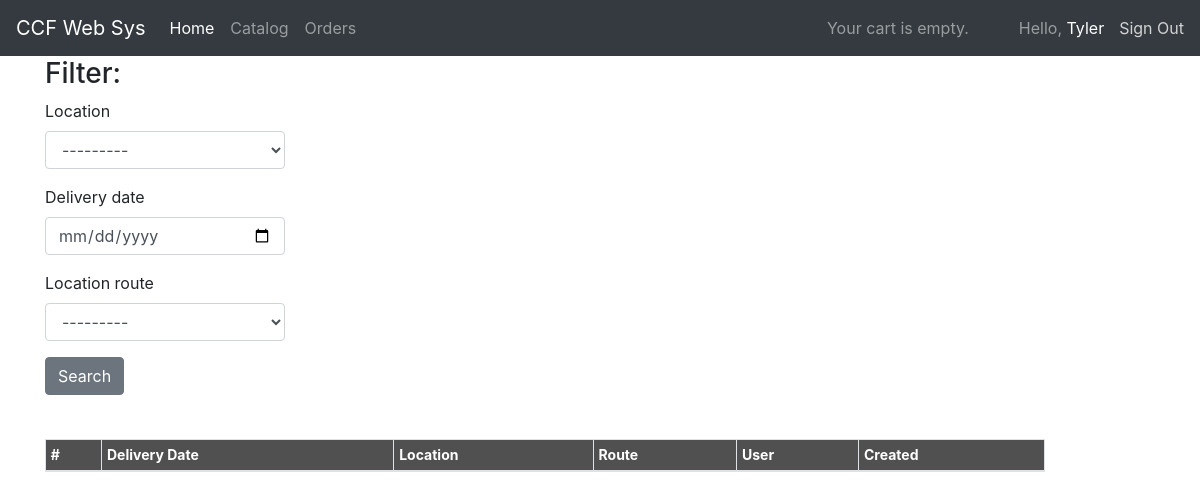
The page /orders/orders/ (signed in) on the database as committed earlier.
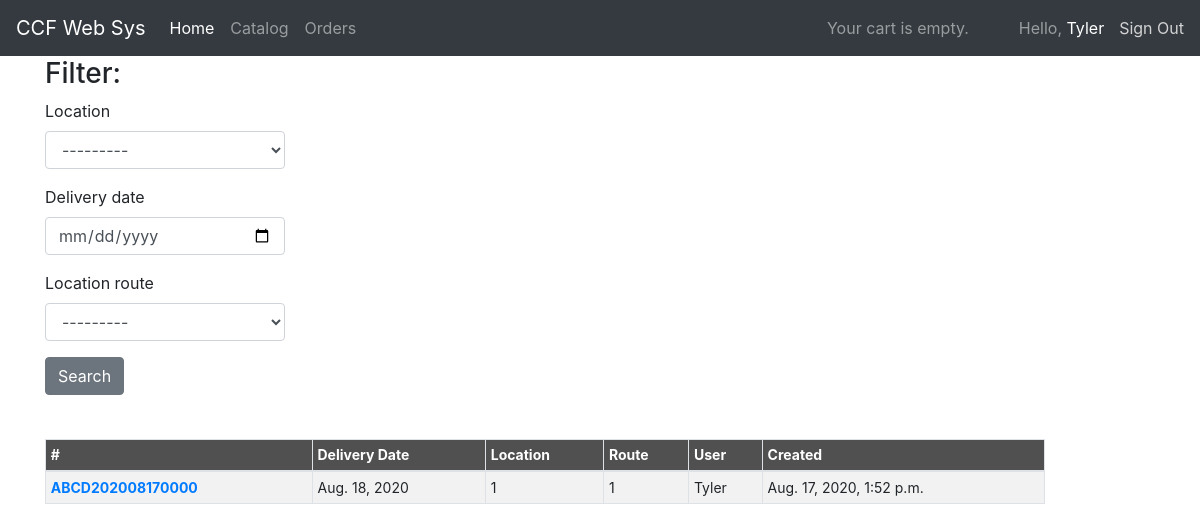
The same page on the database as committed later.
### orders/models.py (models this page shows, shortened)
class Order(models.Model):
    user = models.ForeignKey(settings.AUTH_USER_MODEL, on_delete=models.CASCADE)
    order_id = models.CharField(max_length=20, default=increment_order_id, null=True, blank=True, editable=False)
    location = models.ForeignKey(Location, on_delete=models.CASCADE)
    route = models.ForeignKey(Route, on_delete=models.DO_NOTHING, null=True, blank=True)
    delivery_date = models.DateField()
    created = models.DateTimeField(auto_now_add=True)
    updated = models.DateTimeField(auto_now=True)
    paid = models.BooleanField(default=False)
    discount = models.DecimalField(max_digits=10, decimal_places=2, default=0.00)
    class Meta:
        ordering = ('-delivery_date',)

class Location(models.Model):
    name = models.CharField(max_length=100)
    company = models.ForeignKey(Company, on_delete=models.CASCADE)
    store_Number = models.CharField(max_length=10, blank=True, null=True)
    contact_name = models.CharField(max_length=50, blank=True, null=True)
    contact_number = PhoneField(blank=True, null=True)
    route = models.ForeignKey(Route, on_delete=models.DO_NOTHING)
    address = models.ForeignKey(Address, on_delete=models.CASCADE)
    def __str__(self):
        return f"{self.name}"

class Route(models.Model):
    name = models.CharField(max_length=100)
    def __str__(self):
        return self.name

### orders/views.py (the view)
# urls.py: path('orders/', OrderListView.as_view(), name='order_list'),
@method_decorator(login_required(login_url='account_login'), name='dispatch')
class OrderListView(ListFilteredMixin, ListView):
    model = Order
    template_name = 'orders/order/list.html'
    filter_set = OrderFilter
    queryset = Order.objects.all()
    def get_queryset(self):
        if self.request.user.is_staff:
            return super().get_queryset().all()
        return super().get_queryset().filter(user=self.request.user)

### cart/cart.py (called while the page is built)
    def __len__(self):
        return sum(item['quantity'] for item in self.cart.values())

### cart/context_processors.py (called while the page is built)
def cart(request):
    return {'cart': Cart(request)}

### orders/list.py (called while the page is built)
    def get_filter_set(self):
        if self.filter_set:
            return self.filter_set
        else:
            raise ImproperlyConfigured(
                "ListFilterMixin requires either a definition of "
                "'filter_set' or an implementation of 'get_filter()'")

    def get_filter_set_kwargs(self):
        return {
            'data': self.request.GET,
            'queryset': self.get_base_queryset(),
        }

    def get_base_queryset(self):
        return super(ListFilteredMixin, self).get_queryset()

    def get_constructed_filter(self):
        if getattr(self, 'constructed_filter', None):
            return self.constructed_filter
        else:
            f = self.get_filter_set()(**self.get_filter_set_kwargs())
            self.constructed_filter = f
            return f

    def get_queryset(self):
        return self.get_constructed_filter().qs

### templates/orders/order/list.html (shortened to what this page needs)
{% extends 'base.html' %}
{% load crispy_forms_tags %}
{% block content %}
<div class="container align-self-center">
    <div class="form-group">
        <h3>Filter:</h3>
        <form method="get">
            {{ filter.form|crispy }}
        <button class="btn btn-secondary" type="submit">Search</button>
        </form>
        <br/>
    </div>
    <div class="table-wrapper-scroll-y my-custom-scrollbar" style="margin-top: 20px">
    <table id="dtHorizontalVerticalExample" class="table table-striped table-bordered table-sm " cellspacing="0"
  width="100%">
          <thead>
            <tr>
              <th scope="col">#</th>
              <th scope="col">Delivery Date</th>
              <th scope="col">Location</th>
              <th scope="col">Route</th>
              <th scope="col">User</th>
              <th scope="col">Created</th>
            </tr>
          </thead>
          <tbody>
          {% for order in object_list %}
            <tr>
              <th scope="row"><a href="{% url 'orders:order_detail' order.order_id %}">{{ order.order_id }}</a></th>
              <td>{{ order.delivery_date }}</td>
              <td>{{ order.location }}</td>
              <td>{{ order.location.route }}</td>
              <td>{{ order.user }}</td>
              <td>{{ order.created }}</td>
            </tr>
          {% endfor %}
          </tbody>
        </table>
    </div>
</div>
{% endblock %}

Rows that differ between the two databases and show on the page:
added Order: order_id "ABCD202008170000", delivery_date "Aug. 18, 2020", location "1", location.route "1", user "Tyler", created "Aug. 17, 2020, 1:52 p.m."
